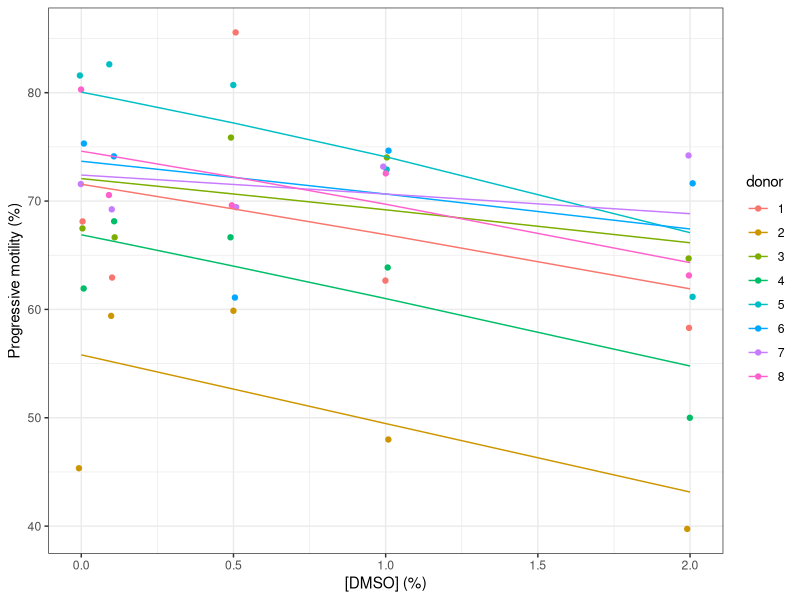
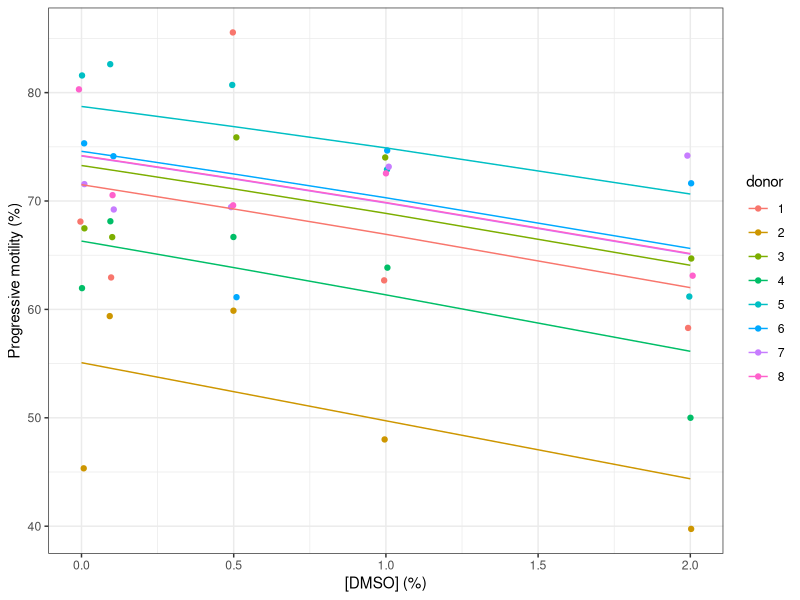
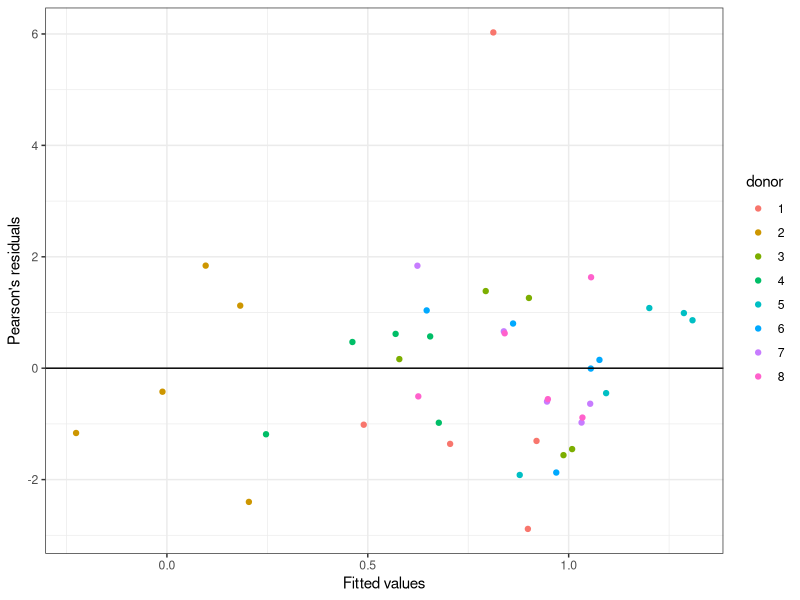
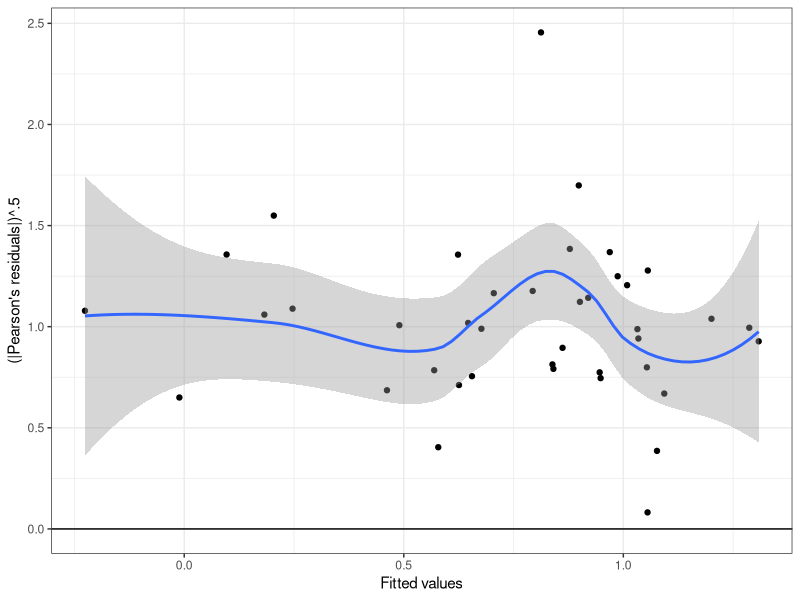
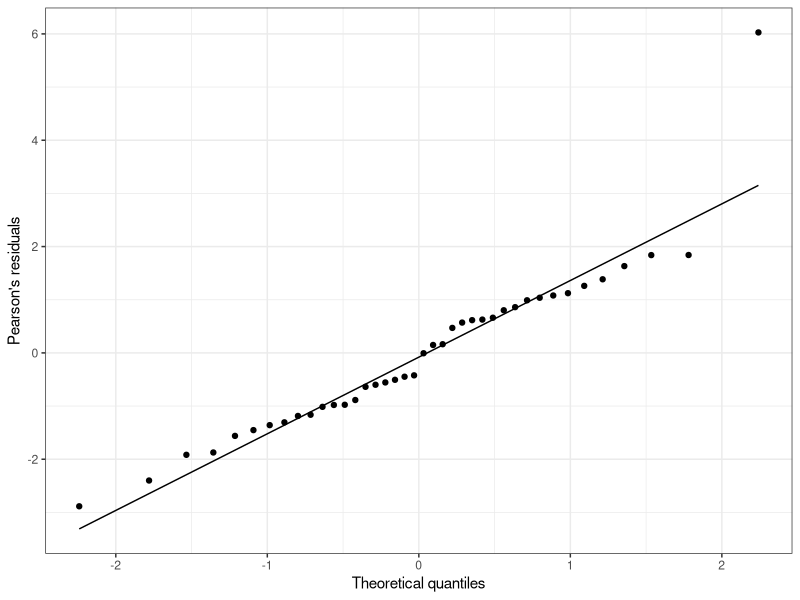
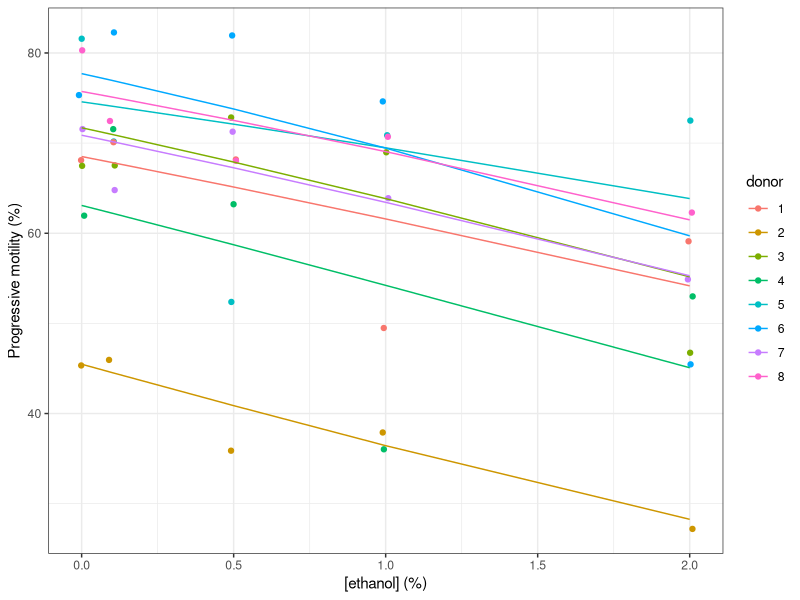
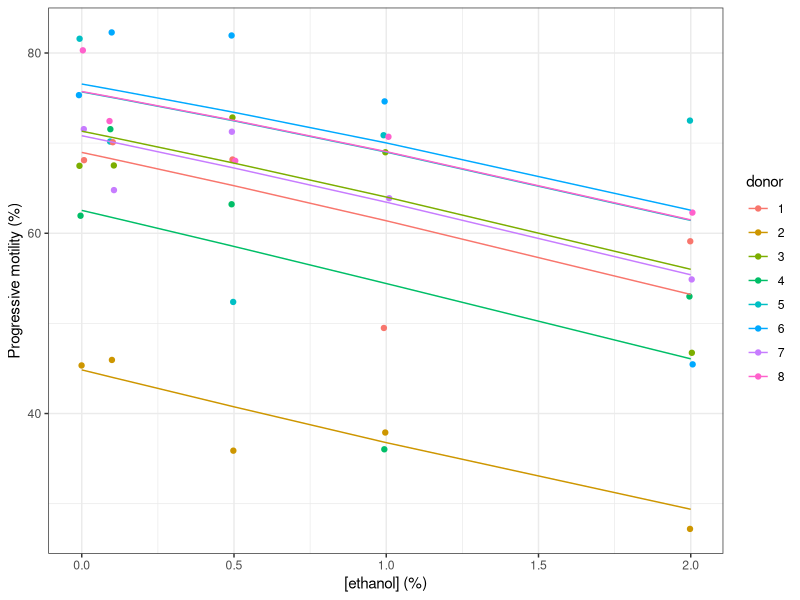
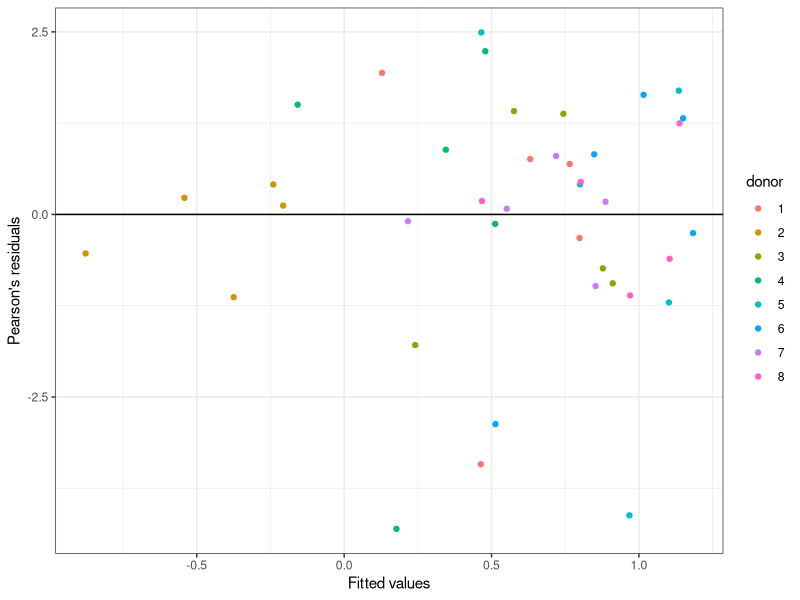

Write R code to recreate these figures, in order.
## ---- chunk 1
library(lme4)
library(ggplot2)
theme_set(theme_bw())
# Also using readxl, skimr, equatiomatic, optimix, dfoptim, boot
# Read functions for residual analysis plots
## ---- chunk 2
mp_dmso <- readxl::read_excel("../data/Table S2.xlsx",
  sheet = "progressive motility_DMSO")
mp_dmso$donor <- as.factor(mp_dmso$donor)
names(mp_dmso) <- c("donor", "conc", "prog", "total")
mp_dmso$prog_frac <- mp_dmso$prog / mp_dmso$total
skimr::skim(mp_dmso)
## ---- chunk 3
table(mp_dmso$donor, as.factor(mp_dmso$conc))
## ---- chunk 4
mp_dmso_m1 <- glmer(cbind(prog, total - prog) ~ conc + (conc | donor),
  data = mp_dmso, family = binomial(link = "logit"))
summary(mp_dmso_m1)
## ---- chunk 5
ggplot(data = mp_dmso) +
  geom_jitter(aes(x = conc, y = prog_frac * 100, col = donor),
    width = 0.01) +
  geom_line(aes(x = conc, y = fitted(mp_dmso_m1) * 100, col = donor)) +
  labs(x = "[DMSO] (%)", y = "Progressive motility (%)")
## ---- chunk 6
mp_dmso_m2 <- glmer(cbind(prog, total - prog) ~ conc  + (1 | donor),
  data = mp_dmso, family = binomial(link = "logit"))
anova(mp_dmso_m1, mp_dmso_m2, refit = FALSE) # Despite the name, it is indeed a LR test
## ---- chunk 7
ggplot(data = mp_dmso) +
  geom_jitter(aes(x = conc, y = prog_frac * 100, col = donor),
    width = 0.01) +
  geom_line(aes(x = conc, y = fitted(mp_dmso_m2) * 100, col = donor)) +
  labs(x = "[DMSO] (%)", y = "Progressive motility (%)")
## ---- chunk 8
summary(mp_dmso_m2)
## ---- chunk 9
confint(mp_dmso_m2, level = 0.95) # 95% CI based on profile
set.seed(964)
# 1000x parameter bootstrap
(mp_dmso_m2_conf <- confint(mp_dmso_m2, level = 0.95, method = "boot", nsim  = 1000L))
## ---- chunk 10
#drop1(mp_dmso_m2, scope = "conc")
mp_dmso_m3 <- glmer(cbind(prog, total - prog) ~ 1 + (1 | donor),
  data = mp_dmso, family = binomial(link = "logit"))
anova(mp_dmso_m2, mp_dmso_m3, refit = TRUE)
## ---- chunk 11
isSingular(mp_dmso_m2)
## ---- chunk 12
mp_dmso_m2_all <- allFit(mp_dmso_m2)
summary(mp_dmso_m2_all)
## ---- chunk 13
mp_dmso <- fortify.merMod(mp_dmso_m2)
ggplot(data = mp_dmso, aes(x = .fitted, y = .scresid, col = donor)) +
  geom_point() +
  geom_hline(yintercept = 0) +
  labs(x = "Fitted values", y = "Pearson's residuals")
## ---- chunk 14
ggplot(data = mp_dmso, aes(x = .fitted, y = sqrt(abs(.scresid)))) +
  geom_point() +
  geom_smooth(method = "loess", formula = y ~ x) +
  geom_hline(yintercept = 0) +
  labs(x = "Fitted values", y = "(|Pearson's residuals|)^.5")
## ---- chunk 15
ggplot(data = mp_dmso, aes(sample = .scresid)) +
  geom_qq() +
  geom_qq_line() +
  labs(x = "Theoretical quantiles", y = "Pearson's residuals")
## ---- chunk 16
shapiro.test(mp_dmso$.scresid)
## ---- chunk 17
mp_dmso_slope <- c(
  ci95_min   = min(mp_dmso_m2_conf["conc", ]),
  estimate = fixef(mp_dmso_m2)[["conc"]],
  ci95_max  = max(mp_dmso_m2_conf["conc", ]))
mp_dmso_slope
#saveRDS(mp_dmso_slope, "../data/motility_prog_DMSO_slope.rds")
## ---- chunk 18
predict_logit <- function(conc, intercept = 1, slopes) {
  slopes_mat <- matrix(slopes, nrow = 1,
    dimnames = list(NULL, names(slopes)))
  data.frame(conc = conc, -intercept +
      boot::inv.logit(boot::logit(intercept) +
      conc %*% slopes_mat))
}
dmso_conc <- (0:20) / 10
mp_dmso_lost <- predict_logit(dmso_conc, 0.8, mp_dmso_slope)
mp_dmso_lost
#saveRDS(mp_dmso_lost, "../data/motility_prog_DMSO_lost.rds")
## ---- chunk 19
mp_etoh <- readxl::read_excel("../data/Table S2.xlsx",
  sheet = "progressive motility_EtOH")
mp_etoh$donor <- as.factor(mp_etoh$donor)
names(mp_etoh) <- c("donor", "conc", "prog", "total")
mp_etoh$prog_frac <- mp_etoh$prog / mp_etoh$total
skimr::skim(mp_etoh)
## ---- chunk 20
table(mp_etoh$donor, as.factor(mp_etoh$conc))
## ---- chunk 21
mp_etoh_m1 <- glmer(cbind(prog, total - prog) ~ conc + (conc | donor),
  data = mp_etoh, family = binomial(link = "logit"))
summary(mp_etoh_m1)
## ---- chunk 22
ggplot(data = mp_etoh) +
  geom_jitter(aes(x = conc, y = prog_frac * 100, col = donor),
    width = 0.01) +
  geom_line(aes(x = conc, y = fitted(mp_etoh_m1) * 100, col = donor)) +
  labs(x = "[ethanol] (%)", y = "Progressive motility (%)")
## ---- chunk 23
mp_etoh_m2 <- glmer(cbind(prog, total - prog) ~ conc  + (1 | donor),
  data = mp_etoh, family = binomial(link = "logit"))
anova(mp_etoh_m1, mp_etoh_m2, refit = FALSE) # Despite the name, it is indeed a LR test
## ---- chunk 24
ggplot(data = mp_etoh) +
  geom_jitter(aes(x = conc, y = prog_frac * 100, col = donor),
    width = 0.01) +
  geom_line(aes(x = conc, y = fitted(mp_etoh_m2) * 100, col = donor)) +
  labs(x = "[ethanol] (%)", y = "Progressive motility (%)")
## ---- chunk 25
summary(mp_etoh_m2)
## ---- chunk 26
confint(mp_etoh_m2, level = 0.95) # 95% CI based on profile
set.seed(2784)
# 1000x parameter bootstrap
(mp_etoh_m2_conf <- confint(mp_etoh_m2, level = 0.95,
  method = "boot", nsim  = 1000L))
## ---- chunk 27
#drop1(mp_etoh_m2, scope = "conc")
mp_etoh_m3 <- glmer(cbind(prog, total - prog) ~ 1 + (1 | donor),
  data = mp_etoh, family = binomial(link = "logit"))
anova(mp_etoh_m2, mp_etoh_m3, refit = FALSE)
## ---- chunk 28
isSingular(mp_etoh_m2)
## ---- chunk 29
mp_etoh_m2_all <- allFit(mp_etoh_m2)
summary(mp_etoh_m2_all)
## ---- chunk 30
mp_etoh <- fortify.merMod(mp_etoh_m2)
ggplot(data = mp_etoh, aes(x = .fitted, y = .scresid, col = donor)) +
  geom_point() +
  geom_hline(yintercept = 0) +
  labs(x = "Fitted values", y = "Pearson's residuals")
## ---- chunk 31
ggplot(data = mp_etoh, aes(x = .fitted, y = sqrt(abs(.scresid)))) +
  geom_point() +
  geom_smooth(method = "loess", formula = y ~ x) +
  geom_hline(yintercept = 0) +
  labs(x = "Fitted values", y = "(|Pearson's residuals|)^.5")
## ---- chunk 32
ggplot(data = mp_etoh, aes(sample = .scresid)) +
  geom_qq() +
  geom_qq_line() +
  labs(x = "Theoretical quantiles", y = "Pearson's residuals")
## ---- chunk 33
shapiro.test(mp_etoh$.scresid)
## ---- chunk 34
mp_etoh_slope <- c(
  ci95_min   = min(mp_etoh_m2_conf["conc", ]),
  estimate = fixef(mp_etoh_m2)[["conc"]],
  ci95_max  = max(mp_etoh_m2_conf["conc", ]))
mp_etoh_slope
#saveRDS(mp_etoh_slope, "../data/motility_prog_ETOH_slope.rds")
## ---- chunk 35
predict_logit <- function(conc, intercept = 1, slopes) {
  slopes_mat <- matrix(slopes, nrow = 1,
    dimnames = list(NULL, names(slopes)))
  data.frame(conc = conc, -intercept +
    boot::inv.logit(boot::logit(intercept) +
    conc %*% slopes_mat))
}
etoh_conc <- (0:20) / 10
mp_etoh_lost <- predict_logit(etoh_conc, 0.8, mp_etoh_slope)
mp_etoh_lost
#saveRDS(mp_etoh_lost, "../data/motility_prog_ETOH_lost.rds")
## ---- chunk 36
sessionInfo()
